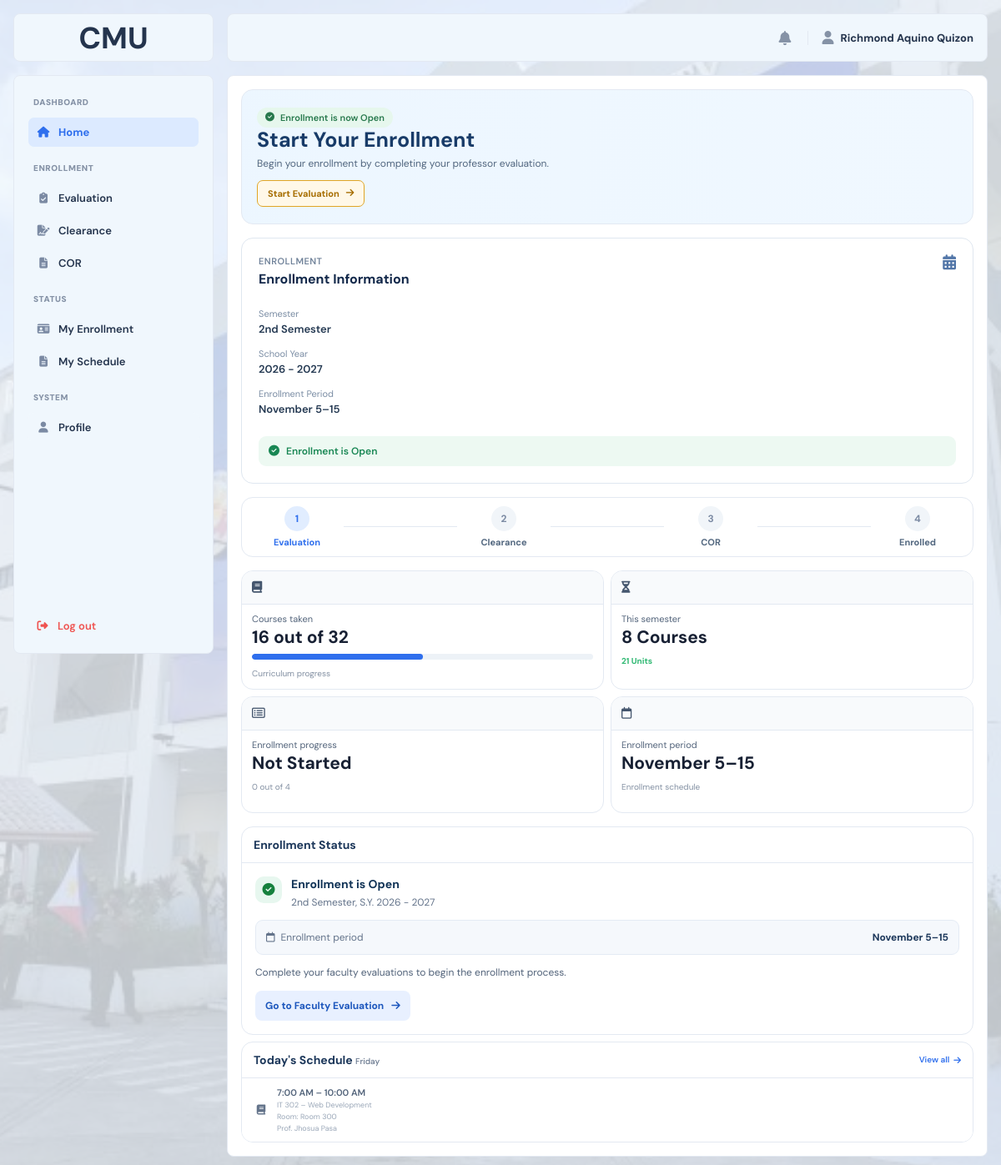
/?page=home_main (signed in), run on the app's committed database.
### tables this page shows
CREATE TABLE `system_settings` (
  `setting_id` int(10) UNSIGNED NOT NULL,
  `enrollment_status` enum('OPEN','CLOSED') NOT NULL DEFAULT 'CLOSED',
  `semester` varchar(50) DEFAULT NULL,
  `school_year` varchar(20) DEFAULT NULL,
  `start_date` date DEFAULT NULL,
  `end_date` date DEFAULT NULL,
  `updated_at` datetime NOT NULL DEFAULT current_timestamp() ON UPDATE current_timestamp()
);

CREATE TABLE `students` (
  `student_id` int(10) UNSIGNED NOT NULL,
  `user_id` int(10) UNSIGNED DEFAULT NULL,
  `student_number` varchar(50) NOT NULL,
  `first_name` varchar(100) NOT NULL,
  `middle_name` varchar(100) DEFAULT NULL,
  `last_name` varchar(100) NOT NULL,
  `program` varchar(100) NOT NULL,
  `year_level` int(11) NOT NULL,
  `section` varchar(50) DEFAULT NULL,
  `email` varchar(100) NOT NULL,
  `phone` varchar(20) DEFAULT NULL,
  `password_hash` varchar(255) NOT NULL,
  `enrollment_phase` enum('NOT_STARTED','EVALUATION','CLEARANCE','COR','ENROLLED') NOT NULL DEFAULT 'NOT_STARTED',
  `enrollment_status` varchar(50) NOT NULL DEFAULT 'Closed',
  `created_at` datetime NOT NULL DEFAULT current_timestamp()
);

CREATE TABLE `course_offerings` (
  `offering_id` int(10) UNSIGNED NOT NULL,
  `course_id` int(10) UNSIGNED NOT NULL,
  `program` varchar(100) NOT NULL,
  `year_level` int(11) NOT NULL,
  `section` varchar(50) NOT NULL,
  `semester` varchar(50) NOT NULL,
  `school_year` varchar(20) NOT NULL,
  `instructor_name` varchar(150) DEFAULT NULL,
  `created_at` datetime NOT NULL DEFAULT current_timestamp(),
  `updated_at` datetime NOT NULL DEFAULT current_timestamp() ON UPDATE current_timestamp()
);

CREATE TABLE `course_offering_schedules` (
  `schedule_id` int(10) UNSIGNED NOT NULL,
  `offering_id` int(10) UNSIGNED NOT NULL,
  `day_of_week` varchar(20) DEFAULT NULL,
  `start_time` time DEFAULT NULL,
  `end_time` time DEFAULT NULL,
  `room` varchar(100) DEFAULT NULL,
  `created_at` datetime NOT NULL DEFAULT current_timestamp()
);

CREATE TABLE `courses` (
  `course_id` int(10) UNSIGNED NOT NULL,
  `course_code` varchar(50) NOT NULL,
  `course_name` varchar(150) NOT NULL,
  `units` int(11) NOT NULL DEFAULT 3,
  `is_active` tinyint(1) NOT NULL DEFAULT 1,
  `created_at` datetime NOT NULL DEFAULT current_timestamp(),
  `updated_at` datetime NOT NULL DEFAULT current_timestamp() ON UPDATE current_timestamp()
);

### frontend/pages/main/home_main.php (the view, shortened to what the rows shown need)
<?php
require_once dirname(__DIR__, 3) . '/backend/bootstrap.php';
require_once dirname(__DIR__, 3) . '/backend/models/student.php';
$studentId = $_SESSION['student_id'] ?? null;
$student = student_find_by_id($conn, (int) $studentId);
$settingsStmt = $conn->prepare(
    'SELECT
        enrollment_status,
        semester,
        school_year,
        start_date,
        end_date
     FROM system_settings
     WHERE setting_id = 1
     LIMIT 1'
);
$settingsStmt->execute();
$settings = $settingsStmt->get_result()->fetch_assoc();
$enrollmentStatus = $settings['enrollment_status'] ?? 'CLOSED';
$enrollmentPhase = $student['enrollment_phase'];
$semester = $settings['semester'] ?? '';
$schoolYear = $settings['school_year'] ?? '';
$startDate = $settings['start_date'] ?? null;
$endDate = $settings['end_date'] ?? null;
$today = new DateTimeImmutable('now', new DateTimeZone('Asia/Manila'));
$todayDayName = $today->format('l');
$todaySchedules = [];
$todayStmt = $conn->prepare(
    'SELECT c.course_code, c.course_name, co.instructor_name,
            cos.start_time, cos.end_time, cos.room
     FROM course_offerings co
     INNER JOIN courses c ON c.course_id = co.course_id
     INNER JOIN course_offering_schedules cos ON cos.offering_id = co.offering_id
     WHERE co.program = ?
       AND co.year_level = ?
       AND co.section = ?
       AND co.semester = ?
       AND REPLACE(co.school_year, " ", "") = REPLACE(?, " ", "")
       AND LOWER(TRIM(cos.day_of_week)) = LOWER(?)
     ORDER BY cos.start_time ASC, c.course_code ASC'
);
$todayStmt->bind_param(
    'sissss',
    $student['program'],
    $student['year_level'],
    $student['section'],
    $semester,
    $schoolYear,
    $todayDayName
);
$todayStmt->execute();
$todayResult = $todayStmt->get_result();
while ($todayRow = $todayResult->fetch_assoc()) {
    $todaySchedules[] = $todayRow;
}
$enrollmentPeriod = '';
if ($startDate && $endDate) {
    $startTimestamp = strtotime($startDate);
    $endTimestamp = strtotime($endDate);
    if (date('Y-m', $startTimestamp) === date('Y-m', $endTimestamp)) {
        $enrollmentPeriod =
            date('F j', $startTimestamp) .
            '–' .
            date('j', $endTimestamp);
    } else {
        $enrollmentPeriod =
            date('F j', $startTimestamp) .
            '–' .
            date('F j', $endTimestamp);
    }
}
?>
<!DOCTYPE html>
<html lang="en">
<head>
    <link rel="stylesheet" href="<?= BASE_URL ?>frontend/assets/css/main.css">
    <link rel="stylesheet" href="<?= BASE_URL ?>frontend/assets/css/student.css">
    <link rel="stylesheet"
          href="https://cdnjs.cloudflare.com/ajax/libs/font-awesome/6.5.2/css/all.min.css">
</head>
<body>
<div class="layout">
    <?php require FRONTEND_PATH . 'includes/sidebar.php'; ?>
    <div class="main">
        <div class="content">
            <div class="home-hero-layout">
            <?php if ($enrollmentStatus === 'CLOSED'): ?>
                <section class="home-hero">
                    <div class="home-hero-content">
                        <div class="status-badge status-closed">
                            <i class="fa-solid fa-circle-info"></i>
                            Enrollment is currently Closed
                        </div>
                        <p class="semester-label">
                            <?= e(($semester ?: 'Semester not set') . ', S.Y. ' . ($schoolYear ?: 'Not set')) ?>
                        </p>
                        <h1>
                            Welcome Back, <?= e($student['first_name']) ?>!
                        </h1>
                        <p class="hero-description">
                            Enrollment is currently unavailable. Please wait for the enrollment period to open.
                        </p>
                        <a href="<?= BASE_URL ?>?page=profile"
                        class="hero-button">
                            View Profile
                            <i class="fa-regular fa-user"></i>
                        </a>
                    </div>
                </section>
            <?php elseif ($enrollmentPhase === 'NOT_STARTED'): ?>
                <section class="home-hero">
                    <div class="home-hero-content">
                        <h1>Start Your Enrollment</h1>
                    </div>
                </section>
            <?php endif; ?>
                <aside class="enrollment-info-card">
                    <div class="enrollment-info-header">
                        <div>
                            <h2>Enrollment Information</h2>
                        </div>
                    </div>
                    <div class="enrollment-info-details">
                        <div class="enrollment-info-item">
                            <span>Semester</span>
                            <strong>
                                <?= e($semester ?: 'Not set') ?>
                            </strong>
                        </div>
                        <div class="enrollment-info-item">
                            <span>School Year</span>
                            <strong>
                                <?= e($schoolYear ?: 'Not set') ?>
                            </strong>
                        </div>
                        <div class="enrollment-info-item">
                            <span>Enrollment Period</span>
                            <strong>
                                <?= e($enrollmentPeriod ?: 'Not set') ?>
                            </strong>
                        </div>
                    </div>
                </aside>
            </div>
            <section class="home-stats">
                <div class="home-stat-card">
                    <div class="stat-content">
                        <h2>16 out of 32</h2>
                    </div>
                </div>
                <div class="home-stat-card">
                    <div class="stat-content">
                        <h2>8 Courses</h2>
                    </div>
                </div>
                <div class="home-stat-card">
                    <div class="stat-content">
                        <p>Enrollment progress</p>
                        <h2>
                            <?php
                            $phaseLabels = [
                                'NOT_STARTED' => 'Not Started',
                                'EVALUATION'  => 'Evaluation Completed',
                                'CLEARANCE'   => 'Clearance Completed',
                                'COR'         => 'COR Submitted',
                                'ENROLLED'    => 'Enrolled'
                            ];
                            echo e($phaseLabels[$enrollmentPhase] ?? 'Unknown');
                            ?>
                        </h2>
                        <span>
                            <?php
                            $phaseProgress = [
                                'NOT_STARTED' => '0 out of 4',
                                'EVALUATION'  => '1 out of 4',
                                'CLEARANCE'   => '2 out of 4',
                                'COR'         => '3 out of 4',
                                'ENROLLED'    => '4 out of 4'
                            ];
                            echo $phaseProgress[$enrollmentPhase] ?? '0 out of 4';
                            ?>
                        </span>
                    </div>
                </div>
                <div class="home-stat-card">
                    <div class="stat-content">
                        <p>Enrollment period</p>
                        <h2><?= e($enrollmentPeriod ?: 'Not set') ?></h2>
                        <span>
                            Enrollment schedule
                        </span>
                    </div>
                </div>
            </section>
            <section class="home-lower">
                <div class="home-panel">
                    <div class="panel-header">
                        <h2>Enrollment Status</h2>
                    </div>
                    <div class="enrollment-status-panel <?= (!$settings || !$startDate || !$endDate) ? 'is-unconfigured' : (strtoupper(trim($enrollmentStatus)) === 'OPEN' ? 'is-open' : 'is-closed') ?>" role="status">
                        <?php if (!$settings || !$startDate || !$endDate): ?>
                            <div class="enrollment-status-heading">
                                <span class="enrollment-status-icon"><i class="fa-solid fa-circle-info" aria-hidden="true"></i></span>
                                <div><strong>Enrollment Period Not Available</strong><p>The Registrar has not configured the enrollment schedule yet.</p></div>
                            </div>
                        <?php else: ?>
                            <div class="enrollment-status-heading">
                                <span class="enrollment-status-icon"><i class="fa-solid <?= strtoupper(trim($enrollmentStatus)) === 'OPEN' ? 'fa-circle-check' : 'fa-lock' ?>" aria-hidden="true"></i></span>
                                <div>
                                    <strong>Enrollment is <?= strtoupper(trim($enrollmentStatus)) === 'OPEN' ? 'Open' : 'Closed' ?></strong>
                                    <p><?= e($semester) ?>, S.Y. <?= e($schoolYear) ?></p>
                                </div>
                            </div>
                            <div class="enrollment-status-details">
                                <span class="enrollment-status-detail-label"><i class="fa-regular fa-calendar" aria-hidden="true"></i> Enrollment period</span>
                                <strong><?= e($enrollmentPeriod) ?></strong>
                            </div>
                            <p class="enrollment-status-message">
                                <?= strtoupper(trim($enrollmentStatus)) === 'OPEN'
                                    ? 'Complete your faculty evaluations to begin the enrollment process.'
                                    : 'Enrollment activities are currently unavailable. Please wait for the Registrar to open enrollment.' ?>
                            </p>
                            <?php if (strtoupper(trim($enrollmentStatus)) === 'OPEN'): ?>
                                <a class="enrollment-status-link" href="<?= BASE_URL ?>?page=faculty_evaluation">
                                    Go to Faculty Evaluation <i class="fa-solid fa-arrow-right" aria-hidden="true"></i>
                                </a>
                            <?php endif; ?>
                        <?php endif; ?>
                    </div>
                </div>
                <div class="home-panel">
                    <div class="panel-header">
                        <h2>Today's Schedule <span class="today-day-label"><?= e($todayDayName) ?></span></h2>
                    </div>
                    <?php if (empty($todaySchedules)): ?>
                        <div class="schedule-empty">
                            <i class="fa-regular fa-calendar-check"></i>
                            <p>No classes scheduled for today.</p>
                        </div>
                    <?php else: ?>
                        <?php foreach ($todaySchedules as $todayClass): ?>
                            <div class="schedule-item">
                                <i class="fa-solid fa-book"></i>
                                <div>
                                    <p><?= e(date('g:i A', strtotime($todayClass['start_time']))) ?> – <?= e(date('g:i A', strtotime($todayClass['end_time']))) ?></p>
                                    <span><?= e($todayClass['course_code']) ?> – <?= e($todayClass['course_name']) ?></span>
                                    <?php if (!empty($todayClass['room'])): ?>
                                        <span>Room: <?= e($todayClass['room']) ?></span>
                                    <?php endif; ?>
                                    <?php if (!empty($todayClass['instructor_name'])): ?>
                                        <span><?= e($todayClass['instructor_name']) ?></span>
                                    <?php endif; ?>
                                </div>
                            </div>
                        <?php endforeach; ?>
                    <?php endif; ?>
                </div>
            </section>
        </div>
    </div>
</div>
</body>
</html>

### data on the page
system_settings: semester "2nd Semester", school_year "2026 - 2027", start_date+end_date "November 5–15", enrollmentPeriod "November 5–15"
students: enrollment_phase "Not Started", enrollment_phase "0 out of 4"
course_offerings: course_offering_schedules.start_time "7:00 AM", course_offering_schedules.end_time "10:00 AM", course.course_code "IT 302", course.course_name "Web Development", course_offering_schedules.room "Room 300", instructor_name "Prof. Jhosua Pasa"

### other printed values
$section['title'] "ENROLLMENT"
$item['label'] "Evaluation"
$item['label'] "Clearance"
$item['label'] "COR"
$section['title'] "STATUS"
$item['label'] "My Enrollment"
$item['label'] "My Schedule"
$section['title'] "SYSTEM"
$item['label'] "Profile"
$userName "Richmond Aquino Quizon"
$todayDayName "Friday"
